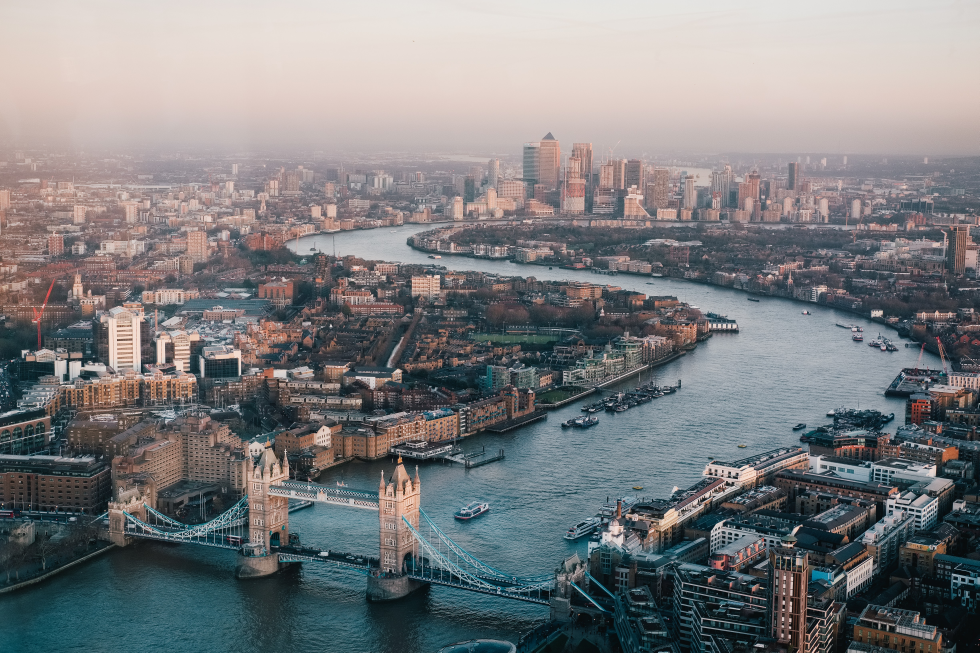
#> input picture data/resources/london.jpg, 4896 x 3264 px (shown at 1/5 size)
$ jupyter execute --allow-errors Filter.ipynb   (shell and % lines are left out)
#> lines starting #> are read from the running program, lines starting #| are printed output that depends on the picture
Setups

[cell 1]

import numpy as np
import matplotlib.pyplot as plt
from skimage import io, color
from skimage.util import img_as_float
from scipy import signal
#do filter, conversion and Fourier Transform

Load the pic, convert to float point and transform color space to grayscale

[cell 2]
image = img_as_float(io.imread('data/resources/london.jpg'))
image = color.rgb2gray(image)
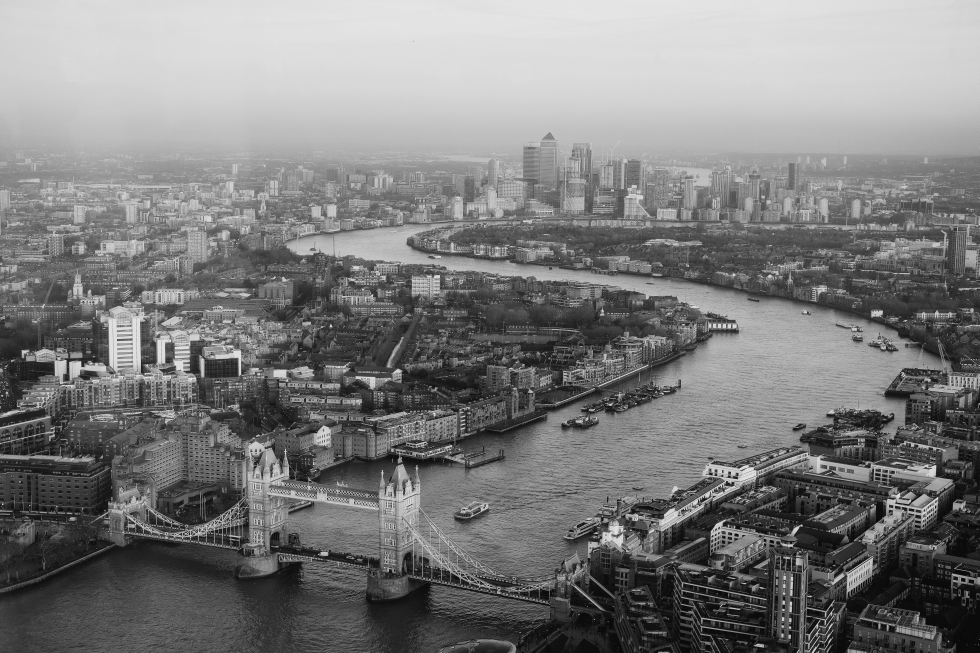
#> image: shape (3264, 4896) float64 (shown at 1/5 size); min 0, max 1, mean 0.49
#show
plt.figure(figsize=(10, 7.5))
plt.imshow(image, cmap='gray')
plt.show()

Creat a Gaussian Kernel
$$G[m, n] = \frac{1}{C} \cdot e^{-\frac{m^2 + n^2}{2\sigma^2}} \text{ with } C = \sum_{m, n} e^{-\frac{m^2 + n^2}{2\sigma^2}},$$

where $C$ normalizes the filter kernel to prevent intensity scaling.

Using this function, generate a large Gaussian kernel with `width=201` and `sigma=10`. Plot the kernel.

[cell 3]
#for gaussian kernel, we need width and sigma for scale and standard deviation
def gaussian_kernel(width,sigma):
    m, n = np.mgrid[:width, :width] - ((width-1)/2)
#locate the center point
    kernel = np.exp(-(np.square(m)+np.square(n))/(2*np.square(sigma)))
#kernel need to be normalized to keep the intensity
    kernel_normalized = kernel / np.sum(kernel)
    return kernel_normalized

width = 201
sigma = 20
kernel = gaussian_kernel(width,sigma)

#show the 3D surface
from mpl_toolkits.mplot3d import Axes3D
fig = plt.figure(figsize=(7.5, 7.5))
ax = fig.add_subplot(111, projection='3d')
#111 means 1x1x1 grids, plot 3d
m, n = np.mgrid[:width, :width] - ((width-1)/2)
ax.plot_surface(m, n, kernel, cmap='viridis')
#draw the surface
plt.show()
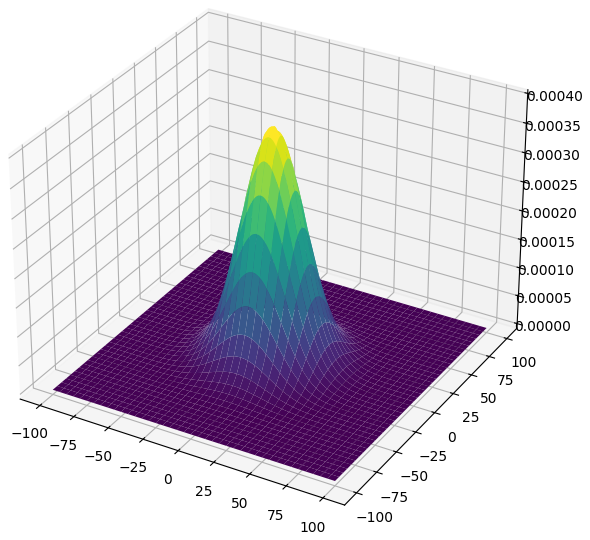
#> figure drawn by matplotlib, 1 panel

Filter the image with rhe kernel, should be blurry

[cell 4]
def filter_image(image, kernel_padded):
    image_fft = np.fft.fft2(image)# image in frequency domain
    kernel_fft = np.fft.fft2(kernel_padded)# kernel in frequency domain
    image_filtered_fft = image_fft * kernel_fft# multiply in frequency
    image_filtered = np.fft.ifft2(image_filtered_fft).real# inverse fft to space domain, only use the real part
    return image_filtered
#do the padded kernel
kernel_pad_rows = image.shape[0] - width
#> kernel_pad_rows = 3063
kernel_pad_cols = image.shape[1] - width
#> kernel_pad_cols = 4695
kernel_padded = np.pad(kernel, ((0,kernel_pad_rows),(0,kernel_pad_cols)))
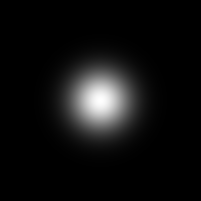
#> kernel: shape (201, 201) float64; min 5.53e-15, max 0.000398, mean 2.48e-05; drawn with min black and max white

image_filtered = filter_image(image, kernel_padded)
#> in filter_image, `kernel_fft = np.fft.fft2(kernel_padded)# kernel in frequency domain`:
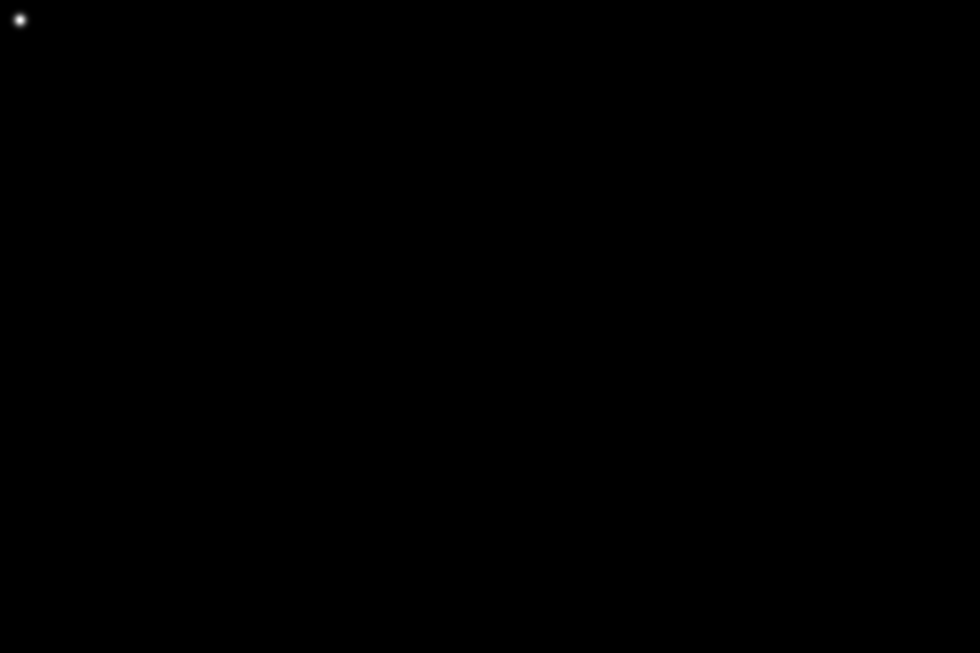
#> kernel_padded: shape (3264, 4896) float64 (shown at 1/5 size); min 0, max 0.000398, mean 6.26e-08; drawn with min black and max white
#> in filter_image, `image_filtered = np.fft.ifft2(image_filtered_fft).real# inverse fft to..`:
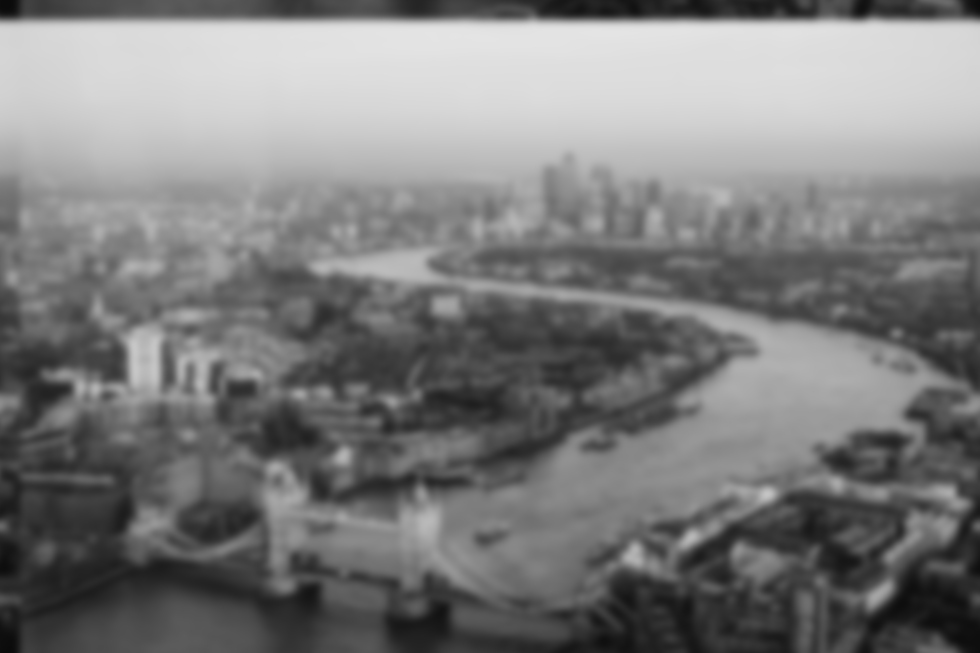
#> image_filtered: shape (3264, 4896) float64 (shown at 1/5 size); min 0.0437, max 0.897, mean 0.49
#show the result
plt.figure(figsize=(10, 7.5))
plt.imshow(image_filtered, cmap='gray')
plt.show()

Because the DFT assume the signal to be periodic, the filter kernel will include the first side when in the end, brings shift to the pic.(see the black line on the top, and strange strip on the left), the is set (0, 0) to be the center of the kernel

[cell 5]
#same kernel padding
kernel_pad_rows = image.shape[0] - width
kernel_pad_cols = image.shape[1] - width
kernel_padded = np.pad(kernel, ((0,kernel_pad_rows),(0,kernel_pad_cols)))
#we do the roll in 2 dimension, half width each
kernel_padded_casual = np.roll(np.roll(kernel_padded, -(width-1)//2, axis=0), -(width-1)//2, axis=1)

image_filtered = filter_image(image, kernel_padded_casual)
#> in filter_image (call 2), `image_filtered = np.fft.ifft2(image_filtered_fft).real# inverse fft to..`:
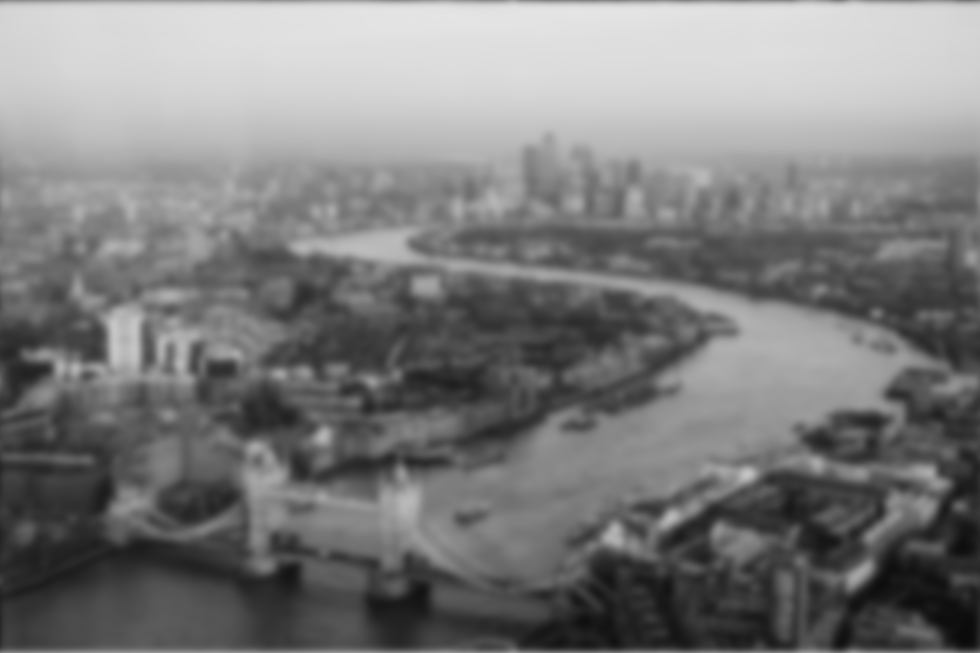
#> image_filtered: shape (3264, 4896) float64 (shown at 1/5 size); min 0.0437, max 0.897, mean 0.49
#plot the pic
plt.figure(figsize=(10, 7.5))
plt.imshow(image_filtered, cmap='gray')
plt.show()

Still some artifacts on the borden, it is because the implicit circular convolution, we can pad the pic with half the filter size, to make sure nopixels from other side influence the result

[cell 6]
image_pad_width = (width - 1) // 2
image_padded = np.pad(image, ((image_pad_width, image_pad_width),(image_pad_width, image_pad_width)), mode='symmetric')
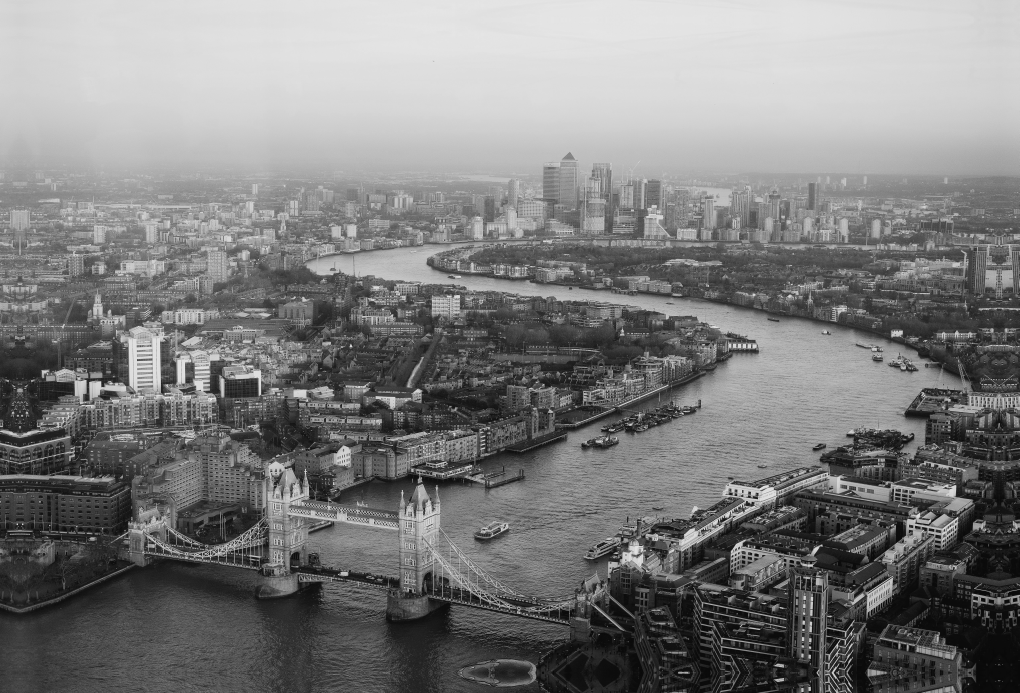
#> image_padded: shape (3464, 5096) float64 (shown at 1/5 size); min 0, max 1, mean 0.49
#kernel should match the size
kernel_pad_rows = image_padded.shape[0] - width
#> kernel_pad_rows = 3263
kernel_pad_cols = image_padded.shape[1] - width
#> kernel_pad_cols = 4895
kernel_padded = np.pad(kernel, ((0,kernel_pad_rows),(0,kernel_pad_cols)))
#do the roll
kernel_padded_casual = np.roll(np.roll(kernel_padded, -(width-1)//2, axis=0), (width-1)//2, axis=1)
#> kernel_padded: shape (3464, 5096) float64

#> (the rest of this cell did not finish here and is left out)

#slice the correct pic. size
image_filtered = image_filtered_padded[image_pad_width:-image_pad_width, image_pad_width:-image_pad_width]
#plot
plt.figure(figsize=(10, 7.5))
plt.imshow(image_filtered, cmap='gray')
plt.show()
